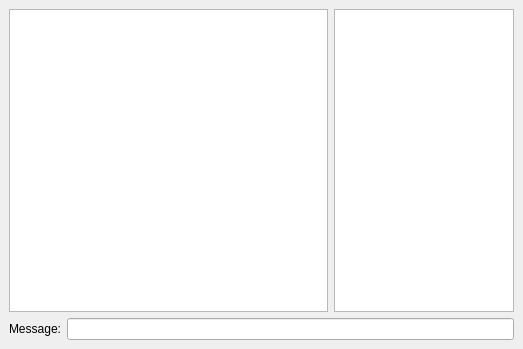
<?xml version="1.0" encoding="UTF-8"?>
<ui version="4.0">
 <class>ChatDialog</class>
 <widget class="QDialog" name="ChatDialog">
  <property name="geometry">
   <rect>
    <x>0</x>
    <y>0</y>
    <width>523</width>
    <height>349</height>
   </rect>
  </property>
  <property name="windowTitle">
   <string>Chat</string>
  </property>
  <layout class="QVBoxLayout">
   <property name="spacing">
    <number>6</number>
   </property>
   <property name="margin" stdset="0">
    <number>9</number>
   </property>
   <item>
    <layout class="QHBoxLayout">
     <property name="spacing">
      <number>6</number>
     </property>
     <property name="margin" stdset="0">
      <number>0</number>
     </property>
     <item>
      <widget class="QTextEdit" name="textEdit">
       <property name="focusPolicy">
        <enum>Qt::NoFocus</enum>
       </property>
       <property name="readOnly">
        <bool>true</bool>
       </property>
      </widget>
     </item>
     <item>
      <widget class="QListWidget" name="listWidget">
       <property name="maximumSize">
        <size>
         <width>180</width>
         <height>16777215</height>
        </size>
       </property>
       <property name="focusPolicy">
        <enum>Qt::NoFocus</enum>
       </property>
      </widget>
     </item>
    </layout>
   </item>
   <item>
    <layout class="QHBoxLayout">
     <property name="spacing">
      <number>6</number>
     </property>
     <property name="margin" stdset="0">
      <number>0</number>
     </property>
     <item>
      <widget class="QLabel" name="label">
       <property name="text">
        <string>Message:</string>
       </property>
      </widget>
     </item>
     <item>
      <widget class="QLineEdit" name="lineEdit"/>
     </item>
    </layout>
   </item>
  </layout>
 </widget>
 <resources/>
 <connections/>
</ui>
